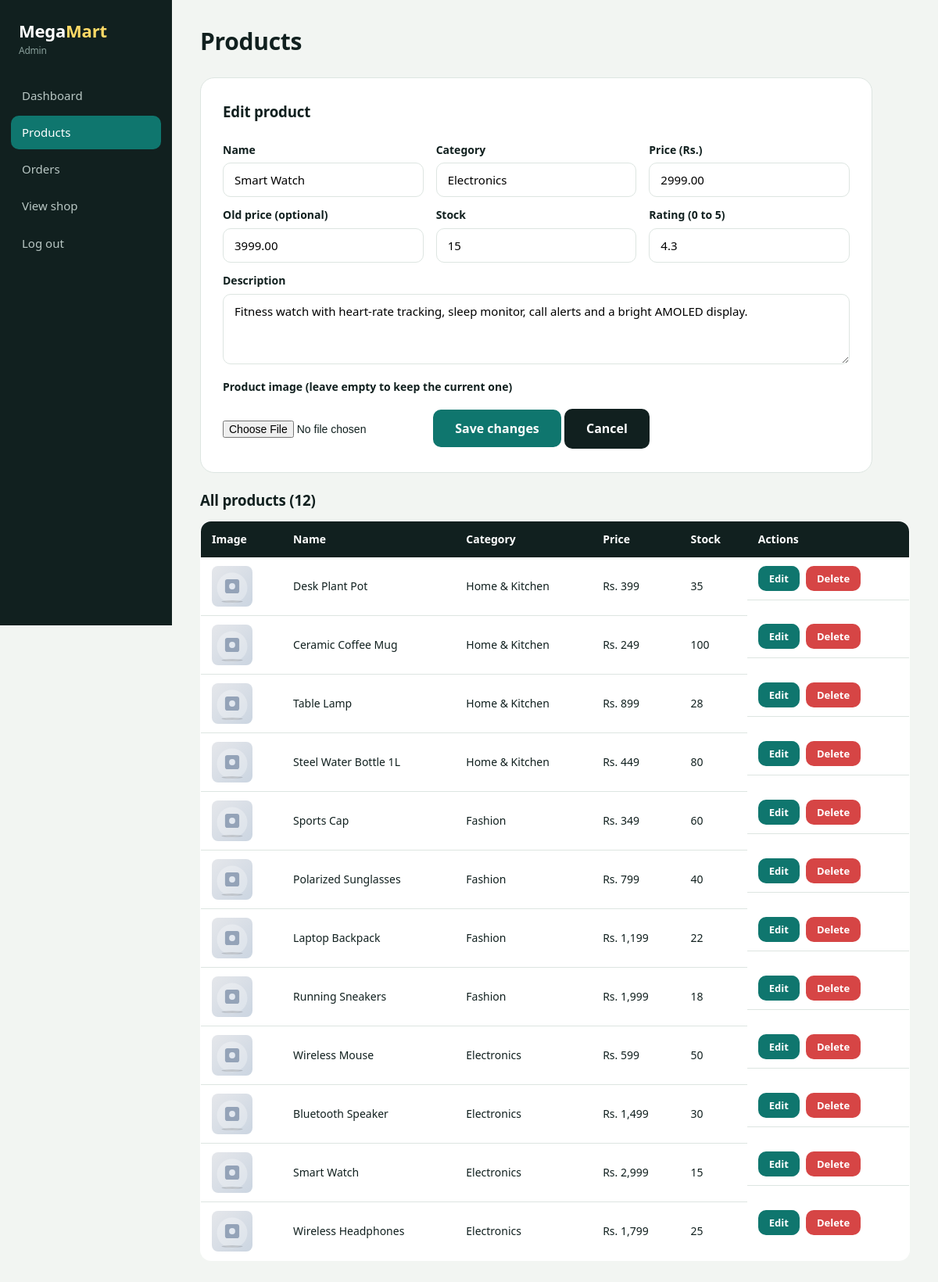
The app's page /products.php?edit=2 (signed in) with its own data.
### tables this page shows
CREATE TABLE products (
  id INT AUTO_INCREMENT PRIMARY KEY,
  name VARCHAR(120) NOT NULL,
  category VARCHAR(60) NOT NULL,
  description TEXT,
  price DECIMAL(10,2) NOT NULL,
  old_price DECIMAL(10,2) DEFAULT NULL,
  rating DECIMAL(2,1) DEFAULT 4.0,
  stock INT DEFAULT 20,
  image VARCHAR(255) DEFAULT ''
);

### db.php (called while the page is built, shortened)
<?php
function e($s) { return htmlspecialchars((string)$s, ENT_QUOTES, 'UTF-8'); }
function img($p, $root = '') {
    $f = !empty($p['image']) ? $p['image'] : 'default.svg';
    if (!file_exists(__DIR__ . '/images/products/' . $f)) { $f = 'default.svg'; }
    return $root . 'images/products/' . $f;
}
function money($n) { return 'Rs. ' . number_format((float)$n, 0); }
?>

### products.php (the view, shortened to what this page needs)
<?php
require 'auth.php';
$edit = null;
if (isset($_GET['edit'])) {
    $edit = mysqli_fetch_assoc(mysqli_query($conn, "SELECT * FROM products WHERE id = " . (int)$_GET['edit']));
}
$list = mysqli_query($conn, "SELECT * FROM products ORDER BY id DESC");
include 'header.php';
?>
<h1>Products</h1>
<form method="post" enctype="multipart/form-data" class="form-card wide">
  <h3><?= $edit ? 'Edit product' : 'Add a new product' ?></h3>
  <div class="form-grid">
    <div><label>Name</label><input type="text" name="name" required value="<?= e($edit['name'] ?? '') ?>"></div>
    <div><label>Category</label><input type="text" name="category" list="cats" required value="<?= e($edit['category'] ?? '') ?>">
      <datalist id="cats"><option value="Electronics"><option value="Fashion"><option value="Home &amp; Kitchen"></datalist></div>
    <div><label>Price (Rs.)</label><input type="number" step="0.01" name="price" required value="<?= e($edit['price'] ?? '') ?>"></div>
    <div><label>Old price (optional)</label><input type="number" step="0.01" name="old_price" value="<?= e($edit['old_price'] ?? '') ?>"></div>
    <div><label>Stock</label><input type="number" name="stock" required value="<?= e($edit['stock'] ?? 20) ?>"></div>
    <div><label>Rating (0 to 5)</label><input type="number" step="0.1" min="0" max="5" name="rating" value="<?= e($edit['rating'] ?? 4.0) ?>"></div>
  </div>
  <label>Description</label>
  <textarea name="description"><?= e($edit['description'] ?? '') ?></textarea>
  <label>Product image <?= $edit ? '(leave empty to keep the current one)' : '' ?></label>
  <input type="file" name="image" accept="image/*">
  <button type="submit" name="save" class="btn btn-lg"><?= $edit ? 'Save changes' : 'Add product' ?></button>
  <?php if ($edit) { ?><a class="btn btn-alt btn-lg" href="products.php">Cancel</a><?php } ?>
</form>
<h3>All products (<?= mysqli_num_rows($list) ?>)</h3>
<div class="table-wrap">
<table>
  <tr><th>Image</th><th>Name</th><th>Category</th><th>Price</th><th>Stock</th><th>Actions</th></tr>
  <?php while ($p = mysqli_fetch_assoc($list)) { ?>
  <tr>
    <td><img class="thumb-sm" src="<?= e(img($p, '../')) ?>" alt=""></td>
    <td><?= e($p['name']) ?></td>
    <td><?= e($p['category']) ?></td>
    <td><?= money($p['price']) ?></td>
    <td><?= (int)$p['stock'] ?></td>
    <td class="row-actions">
      <a class="btn btn-sm" href="products.php?edit=<?= $p['id'] ?>">Edit</a>
      <a class="btn btn-sm btn-danger" href="products.php?delete=<?= $p['id'] ?>" onclick="return confirm('Delete this product?');">Delete</a>
    </td>
  </tr>
  <?php } ?>
</table>
</div>
<?php include 'footer.php'; ?>

### style.css (style rules this page uses)
:root { --ink: #11201f; --muted: #5b6b69; --bg: #f2f5f2; --surface: #ffffff; --line: #dde5e1; --teal: #0f766e; --teal-dark: #0b5a54; --sun: #ffd966; --coral: #ff6a3d; --red: #d64545; --radius: 14px; }
* { box-sizing: border-box; margin: 0; padding: 0; }
html { scroll-behavior: smooth; }
body { font-family: "Segoe UI", Tahoma, Arial, sans-serif; background: var(--bg); color: var(--ink); line-height: 1.55; }
a { color: inherit; text-decoration: none; }
img { max-width: 100%; display: block; }
h1, h2, h3, .logo { font-family: "Trebuchet MS", "Segoe UI", sans-serif; letter-spacing: -0.01em; }
.btn { display: inline-block; background: var(--teal); color: #fff; padding: 10px 20px; border: none; border-radius: 10px; font-size: 15px; font-weight: 600; cursor: pointer; text-align: center; font-family: inherit; transition: background .15s; }
.btn-lg { padding: 13px 28px; font-size: 16px; }
.btn-sm { padding: 6px 14px; font-size: 13px; }
.btn-alt { background: var(--ink); }
.btn-danger { background: var(--red); }
.form-card { background: var(--surface); border: 1px solid var(--line); border-radius: 18px; padding: 28px; margin-bottom: 20px; }
.form-card.wide { max-width: 860px; }
.form-card h3 { margin: 18px 0 8px; }
.form-card h3:first-child { margin-top: 0; }
label { display: block; font-weight: 600; font-size: 14px; margin-top: 12px; }
input[type=text], input[type=email], input[type=password], input[type=number], textarea, select { width: 100%; padding: 11px 14px; margin-top: 6px; border: 1.5px solid var(--line); border-radius: 10px; font-size: 15px; font-family: inherit; background: #fff; }
textarea { min-height: 90px; resize: vertical; }
input[type=file] { margin: 8px 0 16px; font-size: 14px; }
.form-card .btn-block, .form-card button.btn { margin-top: 18px; }
.form-grid { display: grid; grid-template-columns: 1fr 1fr 1fr; gap: 0 16px; }
.table-wrap { overflow-x: auto; }
table { width: 100%; border-collapse: collapse; background: var(--surface); border: 1px solid var(--line); border-radius: var(--radius); overflow: hidden; margin-bottom: 24px; }
th { background: var(--ink); color: #fff; text-align: left; padding: 12px 14px; font-size: 14px; }
td { padding: 11px 14px; border-bottom: 1px solid var(--line); font-size: 14px; }
tr:last-child td { border-bottom: none; }
.thumb-sm { width: 52px; height: 52px; object-fit: cover; border-radius: 8px; }
.row-actions { display: flex; gap: 8px; }
body.admin { display: flex; min-height: 100vh; background: var(--bg); }
.admin-main h1 { font-size: 30px; margin-bottom: 22px; }
.admin-main h3 { margin: 6px 0 12px; }

### records on screen
products: name "Smart Watch", category "Electronics", price "2999.00", old_price "3999.00", stock "15", rating "4.3", description "Fitness watch with heart-rate tracking, sleep monitor, call alerts and a bright AMOLED display.", price "Rs. 2,999"
products: name "Desk Plant Pot", category "Home & Kitchen", price "Rs. 399", stock "35"
products: name "Ceramic Coffee Mug", category "Home & Kitchen", price "Rs. 249", stock "100"
products: name "Table Lamp", category "Home & Kitchen", price "Rs. 899", stock "28"
products: name "Steel Water Bottle 1L", category "Home & Kitchen", price "Rs. 449", stock "80"
products: name "Sports Cap", category "Fashion", price "Rs. 349", stock "60"
products: name "Polarized Sunglasses", category "Fashion", price "Rs. 799", stock "40"
products: name "Laptop Backpack", category "Fashion", price "Rs. 1,199", stock "22"
products: name "Running Sneakers", category "Fashion", price "Rs. 1,999", stock "18"
products: name "Wireless Mouse", category "Electronics", price "Rs. 599", stock "50"
products: name "Bluetooth Speaker", category "Electronics", price "Rs. 1,499", stock "30"
products: name "Wireless Headphones", category "Electronics", price "Rs. 1,799", stock "25"

### other values on screen
mysqli_num_rows($list) "12"
